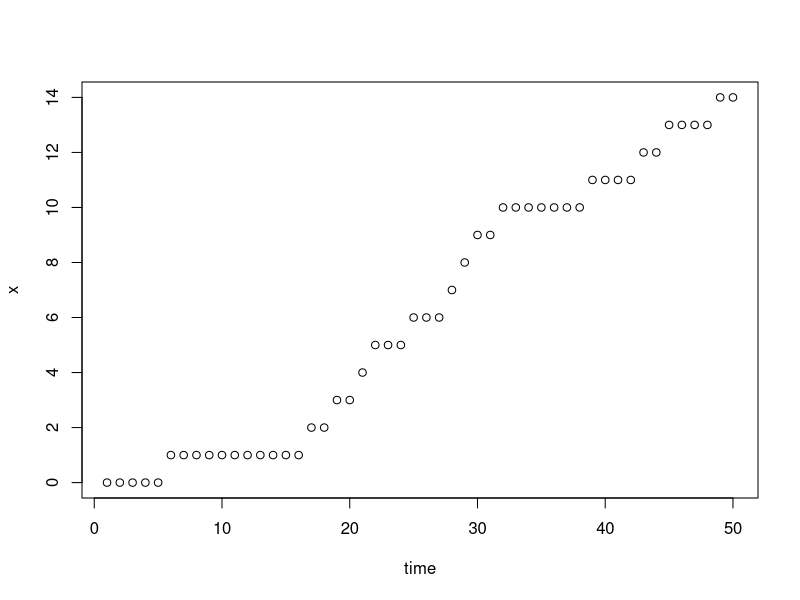

Write R code to recreate this figure.

# Simulates a Binomial process
# Author: Mattias Villani, Division of Statistics and Machine Learning, Linköping University
# http://mattiasvillani.com

SimBinomialProcess <- function(N,p){
  x <- cumsum(runif(N) < p)
  return(x)
}

x <- SimBinomialProcess(N=50, p = 0.4)
plot(x, xlab='time')
